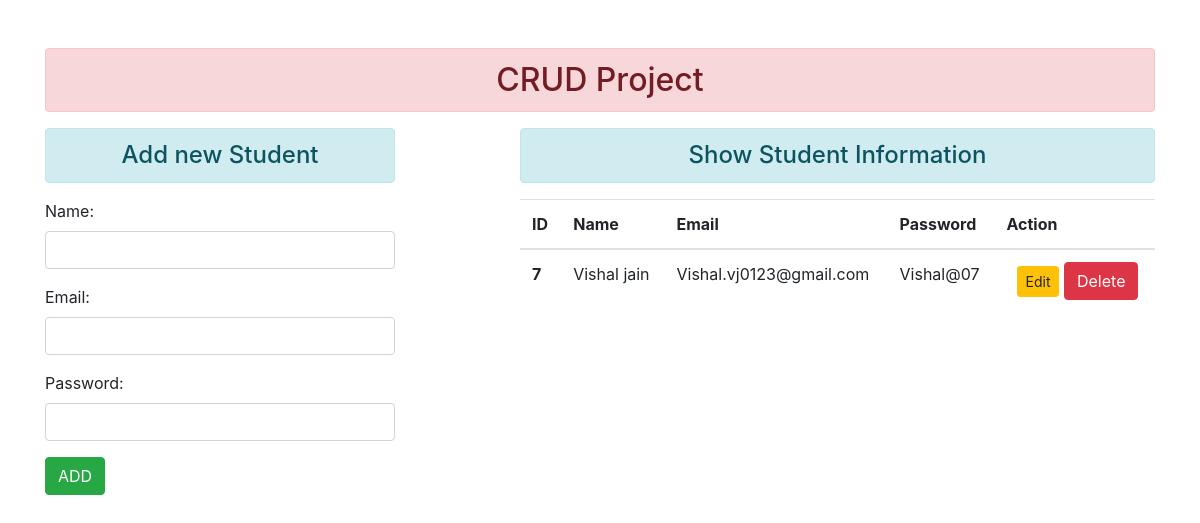
Before: / with the older database file.
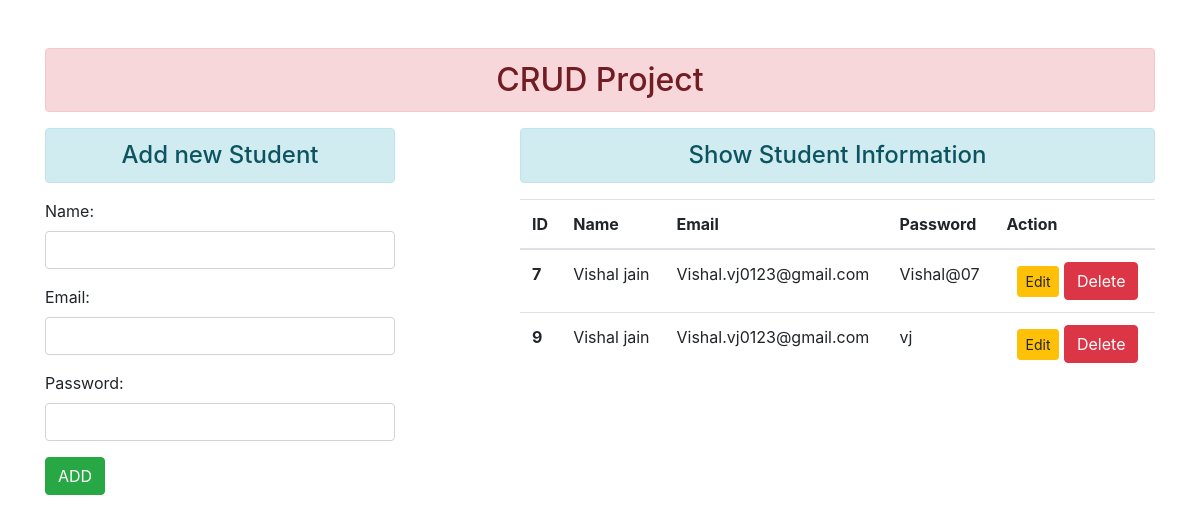
After: the same page with the newer database file.
### enroll/models.py (models this page shows)
class user(models.Model):
    name=models.CharField(max_length=70)
    email = models.EmailField(max_length=100)
    password = models.CharField(max_length=70)

### enroll/views.py (the view)
# urls.py: path('',views.add_show, name="addandshow"),
def add_show(request):
    if request.method == 'POST':
        fm=studentregistration(request.POST)
        if fm.is_valid():
            nm =fm.cleaned_data['name']
            em = fm.cleaned_data['email']
            pw = fm.cleaned_data['password']
            reg=user(name=nm,email=em,password=pw)
            reg.save()
            messages.success(request, 'Submitted Sucessfully.')
            fm = studentregistration()
    else:
        fm=studentregistration()
    stud=user.objects.all()
    return render(request,'enroll/Add_Show.html',{'form':fm,
                                                  'stu':stud})

### enroll/forms.py
class studentregistration(forms.ModelForm):
    class Meta:
     model=user
     fields=['name','email','password']
     widgets={
         'name':forms.TextInput(attrs={'class':'form-control'}),
         'email': forms.EmailInput(attrs={'class': 'form-control'}),
         'password': forms.PasswordInput(render_value=True,attrs={'class': 'form-control'}),
     }

### enroll/template/enroll/Add_Show.html (shortened to what this page needs)
{% extends 'enroll/base.html' %}
{% block content %}
    <div class="row" xmlns="http://www.w3.org/1999/html">
     <div class="col-sm-4">
          <h4 class="text-center alert alert-info">Add new Student</h4>
          <form action="" method="POST">{% csrf_token %}
             {{ form.as_p }}
          <input type="submit" class="btn btn-success" value="ADD">
         </form>
     </div>
     <div class="col-sm-7 offset-1">
        <h4 class="text-center alert alert-info">Show Student Information</h4>
        {% if stu %}
            <table class="table">
  <thead>
    <tr>
      <th scope="col">ID</th>
      <th scope="col">Name</th>
      <th scope="col">Email</th>
      <th scope="col">Password</th>
        <th scope="col">Action</th>
    </tr>
  </thead>
  <tbody class="table-group-divider">
    {% for st in stu %}
    <tr>
      <th scope="row">{{ st.id }}</th>
      <td>{{ st.name }}</td>
      <td>{{ st.email }}</td>
      <td>{{ st.password }}</td>
        <td><a href="{% url 'updatedata' st.id %}" style="margin-left: 10px; " class="btn btn-warning btn-sm">Edit</a>
        <form action=" {% url "deletedata" st.id %}" class='d-inline' method="post" >{% csrf_token %}
              <input type="submit" class="btn btn-danger" value="Delete">
          </form>
    </td>
          </tr>
    {% endfor %}
  </tbody>
</table>
        {% else %}
            <h4 class="text-center alert alert-warning">No Record</h4>
        {% endif %}
     </div>
  </div>
{% endblock content %}

### enroll/template/enroll/Base.html (shortened to what this page needs)
{%  load static %}
<!DOCTYPE html>
<html lang="en">
<head>
    <link rel="stylesheet" href="https://maxcdn.bootstrapcdn.com/bootstrap/4.0.0/css/bootstrap.min.css">
    <link rel="stylesheet" href="https://pro.fontawesome.com/releases/v5.10.0/css/all.css"/>
</head>
<body>
<div class="container mt-5">
  <h2 class="text-center alert alert-danger">CRUD Project</h2>
    {% block content  %} {% endblock content %}
</div>
</body>
</html>

Changed rows visible on the page:
added user: id "9", name "Vishal jain", email "Vishal.vj0123@gmail.com", password "vj"
